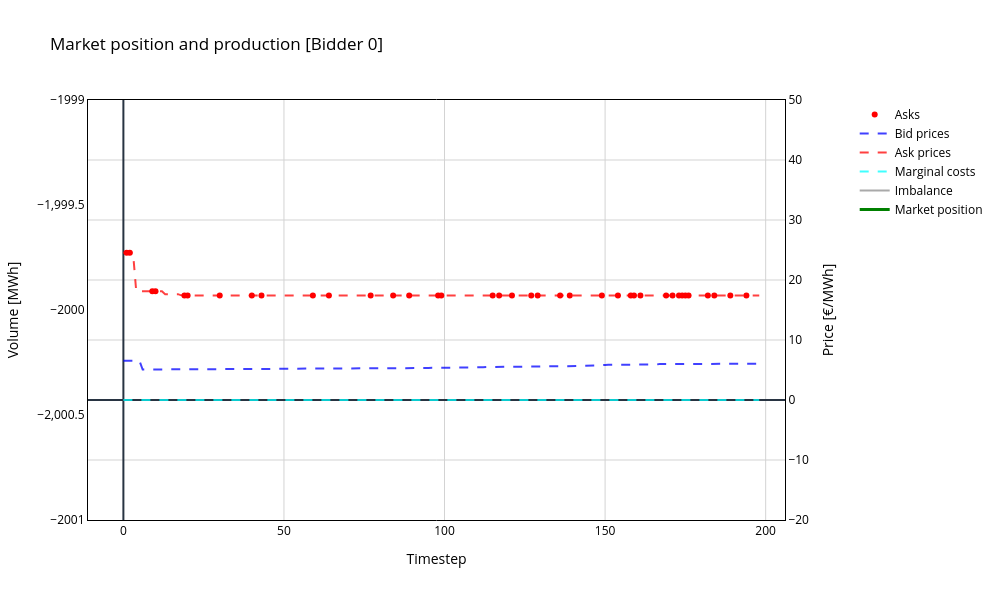

Notebook cell for this chart:
### Code cell
### Imbalance vs Market position

for bidder in range(n):
    fig = go.Figure()

    # Add marker for 'bid price'
    fig.add_trace(go.Scatter(
        x=df_bid_logs.loc[(df_bid_logs['bidder'] == bidder) & (df_bid_logs['match_flag'] == 'bid')].index,
        y=df_bid_logs.loc[(df_bid_logs['bidder'] == bidder) & (df_bid_logs['match_flag'] == 'bid'), 'price'],
        mode='markers',
        name=f'Bids',
        line=dict(width=2, color=bid_color),  # Adjust line width if necessary
        yaxis='y'
    ))

    # Add marker for 'ask price'
    fig.add_trace(go.Scatter(
        x=df_bid_logs.loc[(df_bid_logs['bidder'] == bidder) & (df_bid_logs['match_flag'] == 'ask')].index,
        y=df_bid_logs.loc[(df_bid_logs['bidder'] == bidder) & (df_bid_logs['match_flag'] == 'ask'), 'price'],
        mode='markers',
        name=f'Asks',
        line=dict(width=2, color=ask_color),  # Adjust line width if necessary
        yaxis='y'
    ))

    # Add marker for 'transaction price bids'
    fig.add_trace(go.Scatter(
        x=df_bid_logs.loc[(df_bid_logs['bidder'] == bidder) & (df_bid_logs['buyer'] == bidder)].index,
        y=df_bid_logs.loc[(df_bid_logs['bidder'] == bidder) & (df_bid_logs['buyer'] == bidder), 'transaction_price'],
        mode='markers',
        name=f'Transaction price bids',
        line=dict(width=2, color=bid_color),
        marker=dict(symbol='x', size=10), 
        yaxis='y'
    ))
    
    # Add marker for 'transaction price asks'
    fig.add_trace(go.Scatter(
        x=df_bid_logs.loc[(df_bid_logs['bidder'] == bidder) & (df_bid_logs['seller'] == bidder)].index,
        y=df_bid_logs.loc[(df_bid_logs['bidder'] == bidder) & (df_bid_logs['seller'] == bidder), 'transaction_price'],
        mode='markers',
        name=f'Transaction price asks',
        line=dict(width=2, color=ask_color),
        marker=dict(symbol='x', size=10), 
        yaxis='y'
    ))
        
    # Add line for 'Actual prices'
    fig.add_trace(go.Scatter(
        x=df_bid_prices.index,
        y=df_bid_prices[f'bidder_{bidder}'],
        mode='lines',
        name='Bid prices',
        yaxis='y',
        opacity=0.75,
        line=dict(width=2, color=bid_color, dash='dash')  # Adjust line width if necessary
    ))
    
    # Add line for 'Actual prices'
    fig.add_trace(go.Scatter(
        x=df_ask_prices.index,
        y=df_ask_prices[f'bidder_{bidder}'],
        mode='lines',
        name='Ask prices',
        yaxis='y',
        opacity=0.75,
        line=dict(width=2, color=ask_color, dash='dash')  # Adjust line width if necessary
    ))
    
    # Add line for 'Marginal costs'
    fig.add_trace(go.Scatter(
        x=df_bid_logs.index,
        y=[df_bidders['true_costs'][bidder]] * len(df_bid_logs),
        mode='lines',
        name='Marginal costs',
        yaxis='y',
        opacity=0.75,
        line=dict(width=2, color=marginal_cost_color, dash='dash')  # Adjust line width if necessary
    ))
    
    # Add line for 'Imbalance'
    fig.add_trace(go.Scatter(
        x=df_imbalances[f'bidder_{bidder}'].index,
        y=df_imbalances[f'bidder_{bidder}'] + df_market_positions[f'bidder_{bidder}'],
        mode='lines',
        name='Imbalance',
        yaxis='y2',
        line=dict(width=2, color=imbalance_color)  # Adjust line width if necessary
    ))
    
    # Add outline for 'market position'
    fig.add_trace(go.Scatter(
        x=df_market_positions[f'bidder_{bidder}'].index,
        y=df_market_positions[f'bidder_{bidder}'],
        mode='lines',
        name=f'Market position outline',
        showlegend=False,
        line=dict(width=4, color='black'),  # Adjust line width if necessary
        yaxis='y2'
    ))

    # Add line for 'market position'
    fig.add_trace(go.Scatter(
        x=df_market_positions[f'bidder_{bidder}'].index,
        y=df_market_positions[f'bidder_{bidder}'],
        mode='lines',
        name=f'Market position',
        line=dict(width=3, color=bidder_colors[bidder]),  # Adjust line width if necessary
        yaxis='y2'
    ))
    
    demand_mean = -2000
    max_imbalance = df_imbalances[f'bidder_{bidder}'].abs().max()
    
    range_y = [min_price, max_price]
    range_y2 = [0, 1000] if bidder != 0 else [demand_mean - max_imbalance, demand_mean + max_imbalance]
    
    # Update layout
    fig.update_layout(
        title=f'Market position and production [Bidder {bidder}]',
        barmode='stack',
        width=width,
        height=height,
        plot_bgcolor=background,
        paper_bgcolor=paper_bgcolor,
        font_color=font_color,
        #margin=dict(l=0, r=0, t=0, b=0),
        xaxis=dict(
            title='Timestep',
            mirror=True,
            showline=True,
            linecolor=axis_color,
            gridcolor=grid_color,
        ),
        yaxis=dict(
            title='Price [€/MWh]',
            side='right',
            overlaying='y2',
            #position=1,
            range=range_y,
            tickcolor=grid_color,
            showline=True,
            linecolor=axis_color,
            gridcolor=grid_color,
        ),
        yaxis2=dict(
            title='Volume [MWh]',
            #position=-1,
            range=range_y2,
            ticks='',
            showline=True,
            linecolor=axis_color,
            gridcolor=grid_color,
            showgrid=False,
            ),
        legend=dict(
            x=1.1
        ),
        #shapes=frame, 
    )
    
    # Show the plot
    fig.show()

### Figure 1 — Plotly figure (JSON) as saved in the notebook; plotly's stock layout.template omitted (floating-point values rounded to 4 significant figures; data arrays with more than 128 entries replaced by an {"elided": "..."} marker saying what was removed)
{"data": [{"line": {"color": "blue", "width": 2}, "mode": "markers", "name": "Bids", "x": [], "y": [], "yaxis": "y", "type": "scatter"}, {"line": {"color": "red", "width": 2}, "mode": "markers", "name": "Asks", "x": [1, 2, 9, 10, 19, 20, 30, 40, 43, 59, 64, 77, 84, 89, 98, 99, 115, 117, 121, 127, 129, 136, 139, 149, 154, 158, 159, 161, 169, 171, 173, 174, 175, 176, 182, 184, 189, 194], "y": [24.54, 24.54, 18.13, 18.13, 17.43, 17.43, 17.42, 17.42, 17.42, 17.42, 17.42, 17.42, 17.42, 17.42, 17.42, 17.42, 17.42, 17.42, 17.42, 17.42, 17.42, 17.42, 17.42, 17.42, 17.42, 17.42, 17.42, 17.42, 17.42, 17.42, 17.42, 17.42, 17.42, 17.42, 17.42, 17.42, 17.42, 17.42], "yaxis": "y", "type": "scatter"}, {"line": {"color": "blue", "width": 2}, "marker": {"size": 10, "symbol": "x"}, "mode": "markers", "name": "Transaction price bids", "x": [], "y": [], "yaxis": "y", "type": "scatter"}, {"line": {"color": "red", "width": 2}, "marker": {"size": 10, "symbol": "x"}, "mode": "markers", "name": "Transaction price asks", "x": [], "y": [], "yaxis": "y", "type": "scatter"}, {"line": {"color": "blue", "dash": "dash", "width": 2}, "mode": "lines", "name": "Bid prices", "opacity": 0.75, "x": {"elided": "199 int values"}, "y": {"elided": "199 float values"}, "yaxis": "y", "type": "scatter"}, {"line": {"color": "red", "dash": "dash", "width": 2}, "mode": "lines", "name": "Ask prices", "opacity": 0.75, "x": {"elided": "199 int values"}, "y": {"elided": "199 float values"}, "yaxis": "y", "type": "scatter"}, {"line": {"color": "cyan", "dash": "dash", "width": 2}, "mode": "lines", "name": "Marginal costs", "opacity": 0.75, "x": {"elided": "199 int values"}, "y": {"elided": "199 float values"}, "yaxis": "y", "type": "scatter"}, {"line": {"color": "darkgrey", "width": 2}, "mode": "lines", "name": "Imbalance", "x": {"elided": "199 int values"}, "y": {"elided": "199 float values"}, "yaxis": "y2", "type": "scatter"}, {"line": {"color": "black", "width": 4}, "mode": "lines", "name": "Market position outline", "showlegend": false, "x": {"elided": "199 int values"}, "y": {"elided": "199 float values"}, "yaxis": "y2", "type": "scatter"}, {"line": {"color": "green", "width": 3}, "mode": "lines", "name": "Market position", "x": {"elided": "199 int values"}, "y": {"elided": "199 float values"}, "yaxis": "y2", "type": "scatter"}], "layout": {"font": {"color": "black"}, "xaxis": {"title": {"text": "Timestep"}, "mirror": true, "showline": true, "linecolor": "black", "gridcolor": "lightgrey"}, "yaxis": {"title": {"text": "Price [€/MWh]"}, "side": "right", "overlaying": "y2", "range": [-20, 50], "tickcolor": "lightgrey", "showline": true, "linecolor": "black", "gridcolor": "lightgrey"}, "yaxis2": {"title": {"text": "Volume [MWh]"}, "range": [-2000.0, -2000.0], "ticks": "", "showline": true, "linecolor": "black", "gridcolor": "lightgrey", "showgrid": false}, "legend": {"x": 1.1}, "title": {"text": "Market position and production [Bidder 0]"}, "barmode": "stack", "width": 1000, "height": 600, "plot_bgcolor": "white", "paper_bgcolor": "white"}}
